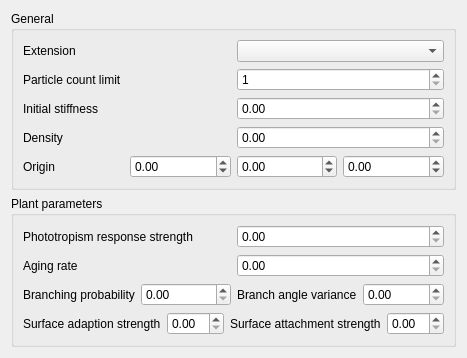
<?xml version="1.0" encoding="UTF-8"?>
<ui version="4.0">
 <class>Sim_Config</class>
 <widget class="QWidget" name="Sim_Config">
  <property name="geometry">
   <rect>
    <x>0</x>
    <y>0</y>
    <width>437</width>
    <height>334</height>
   </rect>
  </property>
  <property name="windowTitle">
   <string>Simulation configuration</string>
  </property>
  <layout class="QVBoxLayout" name="verticalLayout_3">
   <item>
    <widget class="QGroupBox" name="gbGeneral">
     <property name="title">
      <string>General</string>
     </property>
     <layout class="QVBoxLayout" name="verticalLayout">
      <item>
       <layout class="QHBoxLayout" name="horizontalLayout">
        <item>
         <widget class="QLabel" name="lblExtension">
          <property name="text">
           <string>Extension</string>
          </property>
         </widget>
        </item>
        <item>
         <widget class="QComboBox" name="cbExtension">
          <property name="editable">
           <bool>false</bool>
          </property>
         </widget>
        </item>
       </layout>
      </item>
      <item>
       <layout class="QHBoxLayout" name="horizontalLayout_2">
        <item>
         <widget class="QLabel" name="lblParticleCountLimit">
          <property name="text">
           <string>Particle count limit</string>
          </property>
         </widget>
        </item>
        <item>
         <widget class="QSpinBox" name="sbParticleCountLimit">
          <property name="minimum">
           <number>1</number>
          </property>
          <property name="maximum">
           <number>65536</number>
          </property>
         </widget>
        </item>
       </layout>
      </item>
      <item>
       <layout class="QHBoxLayout" name="horizontalLayout_3">
        <item>
         <widget class="QLabel" name="lblStiffness">
          <property name="text">
           <string>Initial stiffness</string>
          </property>
         </widget>
        </item>
        <item>
         <widget class="QDoubleSpinBox" name="sbStiffness"/>
        </item>
       </layout>
      </item>
      <item>
       <layout class="QHBoxLayout" name="horizontalLayout_4">
        <item>
         <widget class="QLabel" name="lblDensity">
          <property name="text">
           <string>Density</string>
          </property>
         </widget>
        </item>
        <item>
         <widget class="QDoubleSpinBox" name="sbDensity"/>
        </item>
       </layout>
      </item>
      <item>
       <layout class="QHBoxLayout" name="horizontalLayout_5">
        <item>
         <widget class="QLabel" name="lblOrigin">
          <property name="text">
           <string>Origin</string>
          </property>
         </widget>
        </item>
        <item>
         <widget class="QDoubleSpinBox" name="sbOriginX">
          <property name="minimum">
           <double>-99.000000000000000</double>
          </property>
         </widget>
        </item>
        <item>
         <widget class="QDoubleSpinBox" name="sbOriginY">
          <property name="minimum">
           <double>-99.000000000000000</double>
          </property>
         </widget>
        </item>
        <item>
         <widget class="QDoubleSpinBox" name="sbOriginZ">
          <property name="minimum">
           <double>-99.000000000000000</double>
          </property>
         </widget>
        </item>
       </layout>
      </item>
     </layout>
    </widget>
   </item>
   <item>
    <widget class="QGroupBox" name="gbPlantSim">
     <property name="title">
      <string>Plant parameters</string>
     </property>
     <layout class="QVBoxLayout" name="verticalLayout_2">
      <item>
       <layout class="QHBoxLayout" name="horizontalLayout_10">
        <item>
         <widget class="QLabel" name="lblPhototropismResponseStrength">
          <property name="text">
           <string>Phototropism response strength</string>
          </property>
         </widget>
        </item>
        <item>
         <widget class="QDoubleSpinBox" name="sbPhototropismResponseStrength"/>
        </item>
       </layout>
      </item>
      <item>
       <layout class="QHBoxLayout" name="horizontalLayout_9">
        <item>
         <widget class="QLabel" name="lblAgingRate">
          <property name="text">
           <string>Aging rate</string>
          </property>
         </widget>
        </item>
        <item>
         <widget class="QDoubleSpinBox" name="sbAgingRate"/>
        </item>
       </layout>
      </item>
      <item>
       <layout class="QHBoxLayout" name="horizontalLayout_13">
        <item>
         <layout class="QHBoxLayout" name="horizontalLayout_11">
          <item>
           <widget class="QLabel" name="lblBranchingProbability">
            <property name="text">
             <string>Branching probability</string>
            </property>
           </widget>
          </item>
          <item>
           <widget class="QDoubleSpinBox" name="sbBranchingProbability"/>
          </item>
         </layout>
        </item>
        <item>
         <layout class="QHBoxLayout" name="horizontalLayout_12">
          <item>
           <widget class="QLabel" name="lblBranchAngleVariance">
            <property name="text">
             <string>Branch angle variance</string>
            </property>
           </widget>
          </item>
          <item>
           <widget class="QDoubleSpinBox" name="sbBranchAngleVariance"/>
          </item>
         </layout>
        </item>
       </layout>
      </item>
      <item>
       <layout class="QHBoxLayout" name="horizontalLayout_8">
        <item>
         <layout class="QHBoxLayout" name="horizontalLayout_6">
          <item>
           <widget class="QLabel" name="lblAdaptionStrength">
            <property name="text">
             <string>Surface adaption strength</string>
            </property>
           </widget>
          </item>
          <item>
           <widget class="QDoubleSpinBox" name="sbAdaptionStrength"/>
          </item>
         </layout>
        </item>
        <item>
         <layout class="QHBoxLayout" name="horizontalLayout_7">
          <item>
           <widget class="QLabel" name="lblAttachmentStrength">
            <property name="text">
             <string>Surface attachment strength</string>
            </property>
           </widget>
          </item>
          <item>
           <widget class="QDoubleSpinBox" name="sbAttachmentStrength"/>
          </item>
         </layout>
        </item>
       </layout>
      </item>
     </layout>
    </widget>
   </item>
  </layout>
 </widget>
 <resources/>
 <connections/>
</ui>
